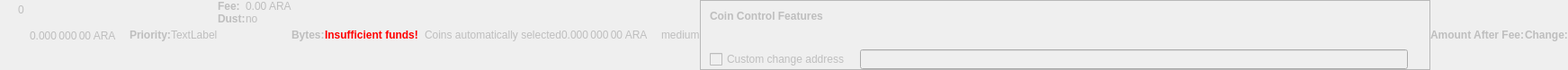
    <widget class="QWidget" name="dummyHideWidget" native="true">
     <property name="enabled">
      <bool>false</bool>
     </property>
     <property name="maximumSize">
      <size>
       <width>100</width>
       <height>22</height>
      </size>
     </property>
     <layout class="QHBoxLayout" name="dummyHideLayout">
      <property name="spacing">
       <number>0</number>
      </property>
      <property name="leftMargin">
       <number>0</number>
      </property>
      <property name="topMargin">
       <number>0</number>
      </property>
      <property name="rightMargin">
       <number>0</number>
      </property>
      <property name="bottomMargin">
       <number>0</number>
      </property>
      <item>
       <layout class="QFormLayout" name="formLayoutCoinControl1">
        <property name="horizontalSpacing">
         <number>10</number>
        </property>
        <property name="verticalSpacing">
         <number>14</number>
        </property>
        <property name="leftMargin">
         <number>10</number>
        </property>
        <property name="topMargin">
         <number>4</number>
        </property>
        <property name="rightMargin">
         <number>6</number>
        </property>
        <item row="0" column="1">
         <widget class="QLabel" name="labelCoinControlBytes">
          <property name="cursor">
           <cursorShape>IBeamCursor</cursorShape>
          </property>
          <property name="contextMenuPolicy">
           <enum>Qt::ActionsContextMenu</enum>
          </property>
          <property name="text">
           <string notr="true">0</string>
          </property>
          <property name="textInteractionFlags">
           <set>Qt::LinksAccessibleByMouse|Qt::TextSelectableByKeyboard|Qt::TextSelectableByMouse</set>
          </property>
         </widget>
        </item>
       </layout>
      </item>
      <item>
       <widget class="QLabel" name="labelCoinControlAfterFee">
        <property name="enabled">
         <bool>false</bool>
        </property>
        <property name="sizePolicy">
         <sizepolicy hsizetype="Fixed" vsizetype="Fixed">
          <horstretch>0</horstretch>
          <verstretch>0</verstretch>
         </sizepolicy>
        </property>
        <property name="minimumSize">
         <size>
          <width>111</width>
          <height>12</height>
         </size>
        </property>
        <property name="maximumSize">
         <size>
          <width>111</width>
          <height>12</height>
         </size>
        </property>
        <property name="cursor">
         <cursorShape>IBeamCursor</cursorShape>
        </property>
        <property name="contextMenuPolicy">
         <enum>Qt::ActionsContextMenu</enum>
        </property>
        <property name="text">
         <string notr="true">0.000 000 00 ARA</string>
        </property>
        <property name="textInteractionFlags">
         <set>Qt::LinksAccessibleByMouse|Qt::TextSelectableByKeyboard|Qt::TextSelectableByMouse</set>
        </property>
       </widget>
      </item>
      <item>
       <widget class="QLabel" name="labelCoinControlPriorityText">
        <property name="enabled">
         <bool>false</bool>
        </property>
        <property name="font">
         <font>
          <weight>75</weight>
          <bold>true</bold>
         </font>
        </property>
        <property name="text">
         <string>Priority:</string>
        </property>
       </widget>
      </item>
      <item>
       <layout class="QHBoxLayout" name="horizontalLayout">
        <item>
         <widget class="QLabel" name="WarningLabel">
          <property name="text">
           <string>TextLabel</string>
          </property>
         </widget>
        </item>
       </layout>
      </item>
      <item>
       <layout class="QFormLayout" name="formLayoutCoinControl3">
        <property name="horizontalSpacing">
         <number>0</number>
        </property>
        <property name="verticalSpacing">
         <number>0</number>
        </property>
        <property name="leftMargin">
         <number>0</number>
        </property>
        <property name="topMargin">
         <number>0</number>
        </property>
        <property name="rightMargin">
         <number>0</number>
        </property>
        <item row="0" column="0">
         <widget class="QLabel" name="labelCoinControlFeeText">
          <property name="enabled">
           <bool>false</bool>
          </property>
          <property name="font">
           <font>
            <weight>75</weight>
            <bold>true</bold>
           </font>
          </property>
          <property name="text">
           <string>Fee:</string>
          </property>
          <property name="margin">
           <number>0</number>
          </property>
         </widget>
        </item>
        <item row="0" column="1">
         <widget class="QLabel" name="labelCoinControlFee">
          <property name="enabled">
           <bool>false</bool>
          </property>
          <property name="cursor">
           <cursorShape>IBeamCursor</cursorShape>
          </property>
          <property name="contextMenuPolicy">
           <enum>Qt::ActionsContextMenu</enum>
          </property>
          <property name="text">
           <string notr="true">0.00 ARA</string>
          </property>
          <property name="textInteractionFlags">
           <set>Qt::LinksAccessibleByMouse|Qt::TextSelectableByKeyboard|Qt::TextSelectableByMouse</set>
          </property>
         </widget>
        </item>
        <item row="1" column="0">
         <widget class="QLabel" name="labelCoinControlLowOutputText">
          <property name="enabled">
           <bool>false</bool>
          </property>
          <property name="font">
           <font>
            <weight>75</weight>
            <bold>true</bold>
           </font>
          </property>
          <property name="text">
           <string>Dust:</string>
          </property>
         </widget>
        </item>
        <item row="1" column="1">
         <widget class="QLabel" name="labelCoinControlLowOutput">
          <property name="enabled">
           <bool>false</bool>
          </property>
          <property name="cursor">
           <cursorShape>IBeamCursor</cursorShape>
          </property>
          <property name="contextMenuPolicy">
           <enum>Qt::ActionsContextMenu</enum>
          </property>
          <property name="text">
           <string>no</string>
          </property>
          <property name="textInteractionFlags">
           <set>Qt::LinksAccessibleByMouse|Qt::TextSelectableByKeyboard|Qt::TextSelectableByMouse</set>
          </property>
         </widget>
        </item>
       </layout>
      </item>
      <item>
       <widget class="QLabel" name="labelCoinControlBytesText">
        <property name="enabled">
         <bool>false</bool>
        </property>
        <property name="font">
         <font>
          <weight>75</weight>
          <bold>true</bold>
         </font>
        </property>
        <property name="text">
         <string>Bytes:</string>
        </property>
       </widget>
      </item>
      <item>
       <layout class="QFormLayout" name="formLayoutCoinControl2">
        <property name="horizontalSpacing">
         <number>0</number>
        </property>
        <property name="verticalSpacing">
         <number>0</number>
        </property>
        <property name="leftMargin">
         <number>0</number>
        </property>
        <property name="topMargin">
         <number>0</number>
        </property>
        <property name="rightMargin">
         <number>0</number>
        </property>
       </layout>
      </item>
      <item>
       <layout class="QHBoxLayout" name="horizontalLayoutCoinControl2">
        <property name="spacing">
         <number>0</number>
        </property>
        <property name="bottomMargin">
         <number>0</number>
        </property>
       </layout>
      </item>
      <item>
       <widget class="QLabel" name="labelCoinControlInsuffFunds">
        <property name="enabled">
         <bool>false</bool>
        </property>
        <property name="minimumSize">
         <size>
          <width>0</width>
          <height>0</height>
         </size>
        </property>
        <property name="font">
         <font>
          <weight>75</weight>
          <bold>true</bold>
         </font>
        </property>
        <property name="styleSheet">
         <string notr="true">color:red;font-weight:bold;</string>
        </property>
        <property name="text">
         <string>Insufficient funds!</string>
        </property>
        <property name="margin">
         <number>5</number>
        </property>
       </widget>
      </item>
      <item>
       <layout class="QFormLayout" name="formLayoutCoinControl4">
        <property name="horizontalSpacing">
         <number>0</number>
        </property>
        <property name="verticalSpacing">
         <number>0</number>
        </property>
        <property name="leftMargin">
         <number>0</number>
        </property>
        <property name="topMargin">
         <number>0</number>
        </property>
        <property name="rightMargin">
         <number>0</number>
        </property>
       </layout>
      </item>
      <item>
       <widget class="QLabel" name="labelCoinControlChangeLabel">
        <property name="enabled">
         <bool>false</bool>
        </property>
        <property name="sizePolicy">
         <sizepolicy hsizetype="Preferred" vsizetype="Expanding">
          <horstretch>0</horstretch>
          <verstretch>0</verstretch>
         </sizepolicy>
        </property>
        <property name="minimumSize">
         <size>
          <width>0</width>
          <height>0</height>
         </size>
        </property>
        <property name="text">
         <string/>
        </property>
        <property name="margin">
         <number>3</number>
        </property>
       </widget>
      </item>
      <item>
       <widget class="QLabel" name="labelCoinControlAutomaticallySelected">
        <property name="enabled">
         <bool>false</bool>
        </property>
        <property name="sizePolicy">
         <sizepolicy hsizetype="Fixed" vsizetype="Fixed">
          <horstretch>0</horstretch>
          <verstretch>0</verstretch>
         </sizepolicy>
        </property>
        <property name="minimumSize">
         <size>
          <width>0</width>
          <height>0</height>
         </size>
        </property>
        <property name="maximumSize">
         <size>
          <width>240</width>
          <height>16777215</height>
         </size>
        </property>
        <property name="text">
         <string>Coins automatically selected</string>
        </property>
        <property name="margin">
         <number>5</number>
        </property>
       </widget>
      </item>
      <item>
       <widget class="QLabel" name="labelCoinControlChange">
        <property name="enabled">
         <bool>false</bool>
        </property>
        <property name="sizePolicy">
         <sizepolicy hsizetype="Fixed" vsizetype="Fixed">
          <horstretch>0</horstretch>
          <verstretch>0</verstretch>
         </sizepolicy>
        </property>
        <property name="minimumSize">
         <size>
          <width>111</width>
          <height>0</height>
         </size>
        </property>
        <property name="maximumSize">
         <size>
          <width>111</width>
          <height>16777215</height>
         </size>
        </property>
        <property name="cursor">
         <cursorShape>IBeamCursor</cursorShape>
        </property>
        <property name="contextMenuPolicy">
         <enum>Qt::ActionsContextMenu</enum>
        </property>
        <property name="text">
         <string notr="true">0.000 000 00 ARA</string>
        </property>
        <property name="textInteractionFlags">
         <set>Qt::LinksAccessibleByMouse|Qt::TextSelectableByKeyboard|Qt::TextSelectableByMouse</set>
        </property>
       </widget>
      </item>
      <item>
       <widget class="QLabel" name="labelCoinControlPriority">
        <property name="enabled">
         <bool>false</bool>
        </property>
        <property name="cursor">
         <cursorShape>IBeamCursor</cursorShape>
        </property>
        <property name="contextMenuPolicy">
         <enum>Qt::ActionsContextMenu</enum>
        </property>
        <property name="text">
         <string>medium</string>
        </property>
        <property name="textInteractionFlags">
         <set>Qt::LinksAccessibleByMouse|Qt::TextSelectableByKeyboard|Qt::TextSelectableByMouse</set>
        </property>
       </widget>
      </item>
      <item>
       <widget class="QFrame" name="frameCoinControl">
        <property name="sizePolicy">
         <sizepolicy hsizetype="Expanding" vsizetype="Expanding">
          <horstretch>0</horstretch>
          <verstretch>0</verstretch>
         </sizepolicy>
        </property>
        <property name="maximumSize">
         <size>
          <width>16777215</width>
          <height>16777215</height>
         </size>
        </property>
        <property name="frameShape">
         <enum>QFrame::StyledPanel</enum>
        </property>
        <property name="frameShadow">
         <enum>QFrame::Sunken</enum>
        </property>
        <layout class="QVBoxLayout" name="verticalLayoutCoinControl2_2">
         <property name="spacing">
          <number>0</number>
         </property>
         <property name="leftMargin">
          <number>0</number>
         </property>
         <property name="topMargin">
          <number>0</number>
         </property>
         <property name="rightMargin">
          <number>0</number>
         </property>
         <property name="bottomMargin">
          <number>0</number>
         </property>
         <item>
          <layout class="QVBoxLayout" name="verticalLayoutCoinControl" stretch="0,0,0,1">
           <property name="spacing">
            <number>0</number>
           </property>
           <property name="leftMargin">
            <number>10</number>
           </property>
           <property name="topMargin">
            <number>10</number>
           </property>
           <item>
            <layout class="QHBoxLayout" name="horizontalLayoutCoinControl1">
             <property name="bottomMargin">
              <number>15</number>
             </property>
             <item>
              <widget class="QLabel" name="labelCoinControlFeatures">
               <property name="enabled">
                <bool>false</bool>
               </property>
               <property name="sizePolicy">
                <sizepolicy hsizetype="Preferred" vsizetype="Maximum">
                 <horstretch>0</horstretch>
                 <verstretch>0</verstretch>
                </sizepolicy>
               </property>
               <property name="font">
                <font>
                 <weight>75</weight>
                 <bold>true</bold>
                </font>
               </property>
               <property name="styleSheet">
                <string notr="true">font-weight:bold;</string>
               </property>
               <property name="text">
                <string>Coin Control Features</string>
               </property>
              </widget>
             </item>
            </layout>
           </item>
           <item>
            <widget class="QWidget" name="widgetCoinControl" native="true">
             <property name="sizePolicy">
              <sizepolicy hsizetype="Preferred" vsizetype="Preferred">
               <horstretch>0</horstretch>
               <verstretch>0</verstretch>
              </sizepolicy>
             </property>
             <property name="minimumSize">
              <size>
               <width>0</width>
               <height>0</height>
              </size>
             </property>
             <property name="styleSheet">
              <string notr="true"/>
             </property>
             <layout class="QHBoxLayout" name="horizontalLayoutCoinControl5_2">
              <property name="leftMargin">
               <number>0</number>
              </property>
              <property name="topMargin">
               <number>0</number>
              </property>
              <property name="rightMargin">
               <number>0</number>
              </property>
              <property name="bottomMargin">
               <number>0</number>
              </property>
              <item>
               <layout class="QHBoxLayout" name="horizontalLayoutCoinControl3">
                <property name="spacing">
                 <number>20</number>
                </property>
                <property name="topMargin">
                 <number>0</number>
                </property>
                <property name="bottomMargin">
                 <number>10</number>
                </property>
               </layout>
              </item>
             </layout>
            </widget>
           </item>
           <item>
            <layout class="QHBoxLayout" name="horizontalLayoutCoinControl4" stretch="0,0,0">
             <property name="spacing">
              <number>12</number>
             </property>
             <property name="sizeConstraint">
              <enum>QLayout::SetDefaultConstraint</enum>
             </property>
             <property name="topMargin">
              <number>5</number>
             </property>
             <property name="rightMargin">
              <number>5</number>
             </property>
             <item>
              <widget class="QCheckBox" name="checkBoxCoinControlChange">
               <property name="enabled">
                <bool>false</bool>
               </property>
               <property name="toolTip">
                <string>If this is activated, but the change address is empty or invalid, change will be sent to a newly generated address.</string>
               </property>
               <property name="text">
                <string>Custom change address</string>
               </property>
              </widget>
             </item>
             <item>
              <widget class="QValidatedLineEdit" name="lineEditCoinControlChange">
               <property name="enabled">
                <bool>false</bool>
               </property>
               <property name="sizePolicy">
                <sizepolicy hsizetype="Expanding" vsizetype="Fixed">
                 <horstretch>0</horstretch>
                 <verstretch>0</verstretch>
                </sizepolicy>
               </property>
              </widget>
             </item>
             <item>
              <widget class="QLabel" name="labelCoinControlChangeLabel_2">
               <property name="sizePolicy">
                <sizepolicy hsizetype="Preferred" vsizetype="Expanding">
                 <horstretch>0</horstretch>
                 <verstretch>0</verstretch>
                </sizepolicy>
               </property>
               <property name="minimumSize">
                <size>
                 <width>0</width>
                 <height>0</height>
                </size>
               </property>
               <property name="text">
                <string/>
               </property>
               <property name="margin">
                <number>3</number>
               </property>
              </widget>
             </item>
            </layout>
           </item>
           <item>
            <spacer name="verticalSpacerCoinControl">
             <property name="orientation">
              <enum>Qt::Vertical</enum>
             </property>
             <property name="sizeHint" stdset="0">
              <size>
               <width>800</width>
               <height>1</height>
              </size>
             </property>
            </spacer>
           </item>
          </layout>
         </item>
        </layout>
       </widget>
      </item>
      <item>
       <widget class="QLabel" name="labelCoinControlAfterFeeText">
        <property name="enabled">
         <bool>false</bool>
        </property>
        <property name="minimumSize">
         <size>
          <width>0</width>
          <height>0</height>
         </size>
        </property>
        <property name="maximumSize">
         <size>
          <width>16777215</width>
          <height>16777215</height>
         </size>
        </property>
        <property name="font">
         <font>
          <weight>75</weight>
          <bold>true</bold>
         </font>
        </property>
        <property name="text">
         <string>Amount After Fee:</string>
        </property>
        <property name="alignment">
         <set>Qt::AlignLeading|Qt::AlignLeft|Qt::AlignVCenter</set>
        </property>
        <property name="margin">
         <number>0</number>
        </property>
       </widget>
      </item>
      <item>
       <widget class="QLabel" name="labelCoinControlChangeText">
        <property name="enabled">
         <bool>false</bool>
        </property>
        <property name="sizePolicy">
         <sizepolicy hsizetype="Preferred" vsizetype="Preferred">
          <horstretch>0</horstretch>
          <verstretch>0</verstretch>
         </sizepolicy>
        </property>
        <property name="minimumSize">
         <size>
          <width>0</width>
          <height>0</height>
         </size>
        </property>
        <property name="maximumSize">
         <size>
          <width>16777215</width>
          <height>16777215</height>
         </size>
        </property>
        <property name="font">
         <font>
          <weight>75</weight>
          <bold>true</bold>
         </font>
        </property>
        <property name="text">
         <string>Change:</string>
        </property>
        <property name="alignment">
         <set>Qt::AlignLeading|Qt::AlignLeft|Qt::AlignVCenter</set>
        </property>
       </widget>
      </item>
     </layout>
    </widget>
